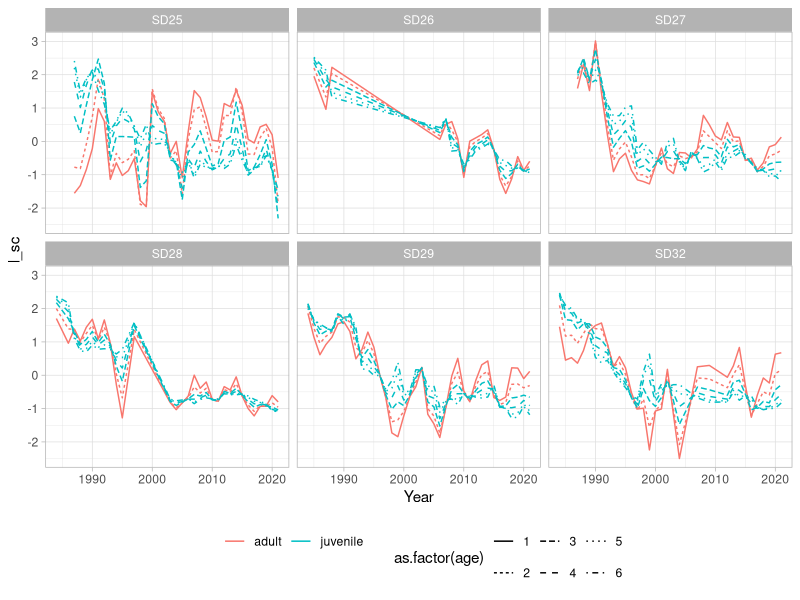
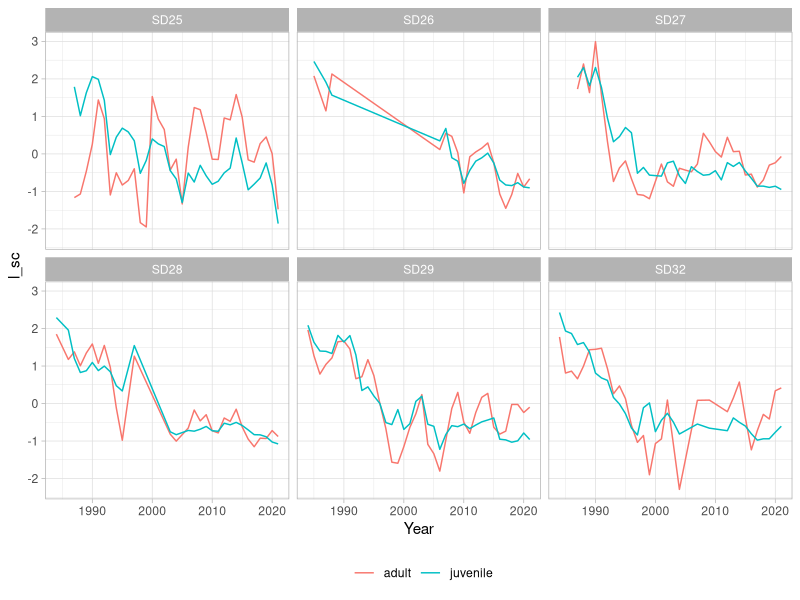
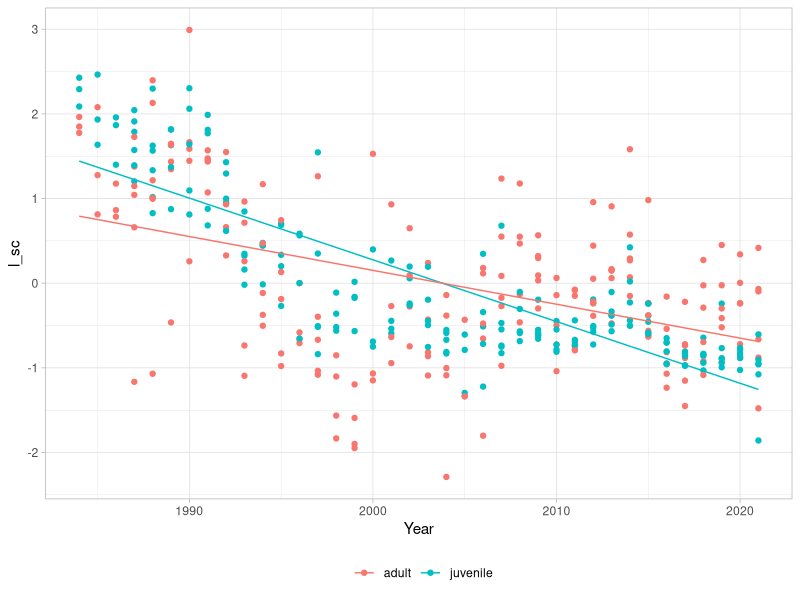

Reproduce these figures in R, in order.
# Test difference in predicted length-at-age for juveniles and adults
library(tidyr)
library(dplyr)
library(ggplot2); theme_set(theme_light())
library(stringr)

d <- read.csv("pred_all_ages.csv", sep = ";", dec = ",")

# Scale lengths
d2 <- d |> 
  pivot_longer(X0:X9, names_to = "age", values_to = "length") |> 
  drop_na(length) |> 
  mutate(age = str_remove(age, "X"),
         age = as.numeric(age)) |> 
  mutate(l_sc = as.numeric(scale(length)),
         .by = c(SD, age)) |> 
  mutate(life_stage = ifelse(age <= 2, "adult", "juvenile")) |> 
  filter(age > 0 & age <= 6)
         
ggplot(d2, aes(Year, l_sc,
               color = as.factor(life_stage),
               linetype = as.factor(age))) + 
  geom_line() +
  labs(color = "") +
  facet_wrap(~SD) + 
  theme(legend.position = "bottom")

# How about averaging z-scored values
d2 |> 
  summarise(l_sc = mean(l_sc), .by = c(Year, life_stage, SD)) |> 
  ggplot(aes(Year, l_sc,
             color = as.factor(life_stage))) + 
  geom_line() +
  labs(color = "") +
  facet_wrap(~SD) + 
  theme(legend.position = "bottom")

# Is there a difference in z-scored trends between juveniles (0-2) and adults 
# Ignore SD
dm <- d2 |> 
  summarise(l_sc = mean(l_sc), .by = c(Year, life_stage, SD))

m <- lm(l_sc ~ Year*life_stage, data = dm)
summary(m)

# Super significant... 
# Predict?
nd <- expand.grid(Year = seq(min(dm$Year), max(dm$Year)),
                  life_stage = c("juvenile", "adult"))

nd$est <- as.numeric(predict(m, newdata = nd))

dm |> 
  ggplot(aes(Year, l_sc,
             color = as.factor(life_stage))) + 
  geom_point() +
  geom_line(data = nd, aes(Year, est)) +
  labs(color = "") +
  theme(legend.position = "bottom")

